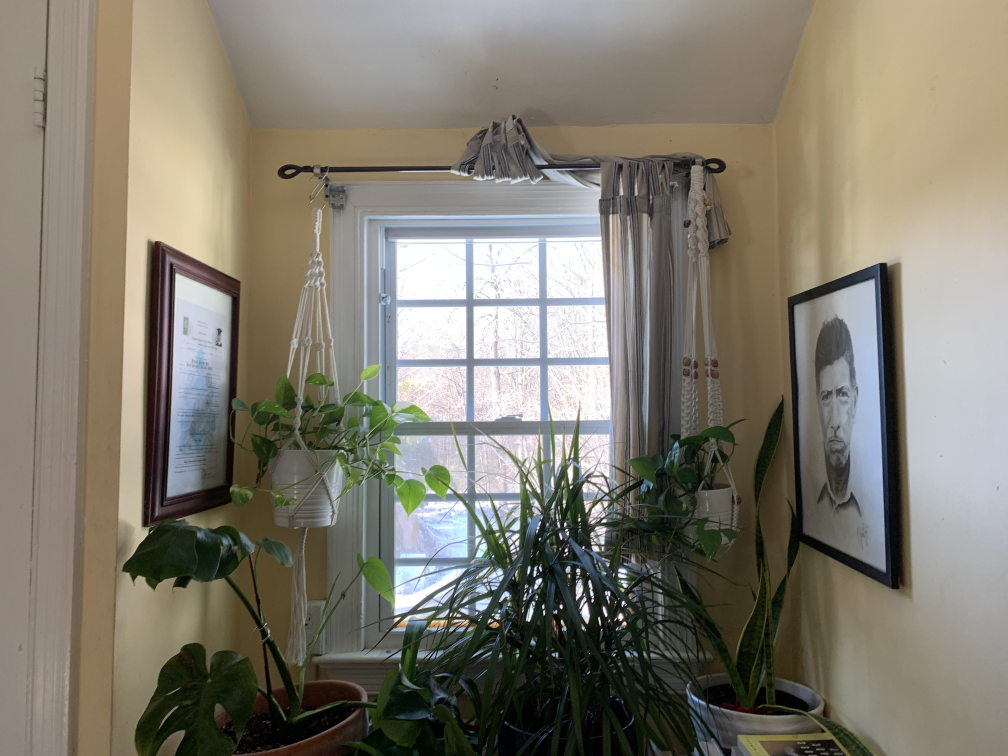
#> input picture dataset/IMG_1.jpg, 4032 x 3024 px (shown at 1/4 size); its folder holds 4 pictures in this run
$ python quick_panorama_stitching.py
#> lines starting #> are read from the running program, lines starting #| are printed output that depends on the picture

import os
#import pandas
import numpy as np

import cv2
import matplotlib.pyplot as plt
from PIL import Image

#variables
pts = []
descs = []
bwimgs = []
imgs = []
matchesAll = []
path = 'dataset/IMG_'
#read in images, scale them and put them in an array
for i in range(1,5):
    img = cv2.imread(path + str(i) + '.jpg')
#> img is the input picture: shape (3024, 4032, 3); mean B, G, R 111.4, 123.6, 128.2
    scale_percent = 60 # percent of original size
    width = int(img.shape[1] * scale_percent / 300)
#> width = 806
    height = int(img.shape[0] * scale_percent / 300)
#> height = 604
    dim = (width, height)
#> dim = (806, 604)
    img = cv2.resize(img, dim, interpolation = cv2.INTER_AREA)
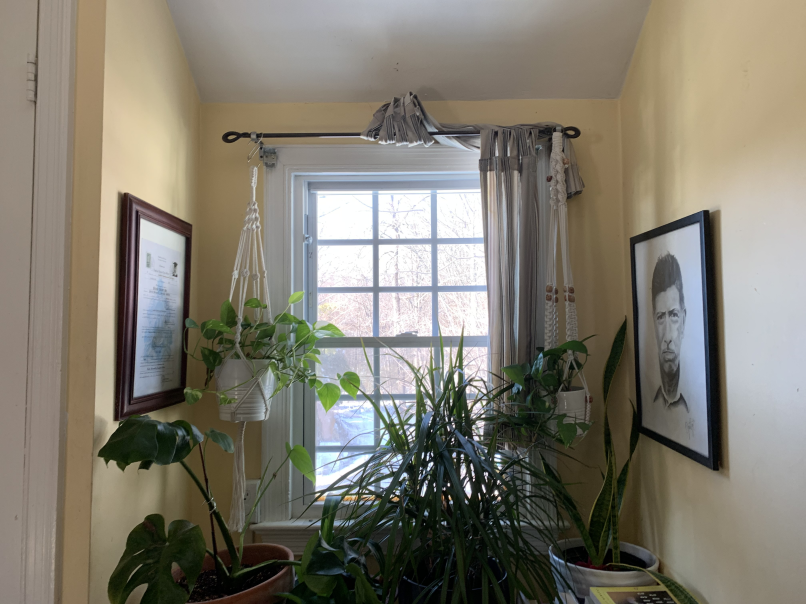
#> img: shape (604, 806, 3); mean B, G, R 111.4, 123.6, 128.2
    gray = cv2.cvtColor(img, cv2.COLOR_BGR2GRAY)
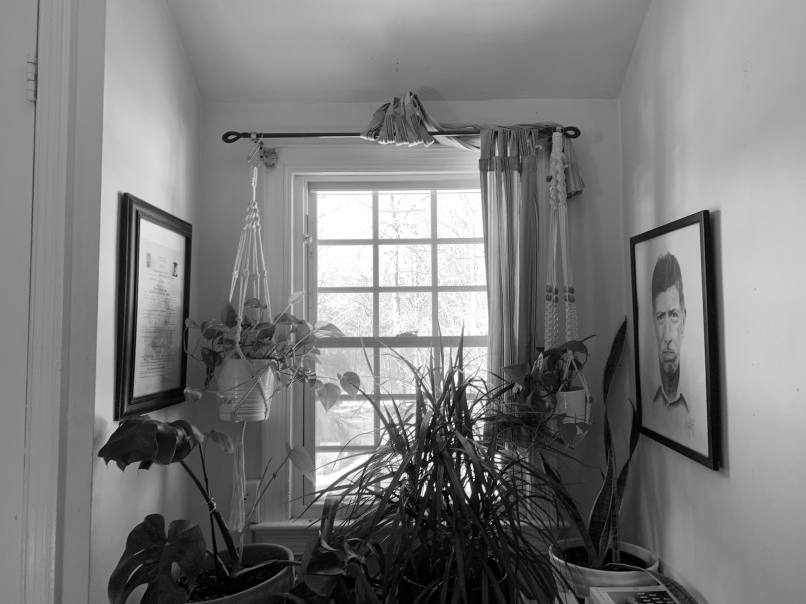
#> gray: shape (604, 806); min 0, max 255, mean 123.6

    #cv2.imshow("img",gray)
    #cv2.waitKey()

    #find features
    #dst = cv2.cornerHarris(gray,2,3,0.04)

    #adding to arrays
    imgs.append(img)
    bwimgs.append(gray)
#> pass 2 of the loop `for i in range(1,5):`:
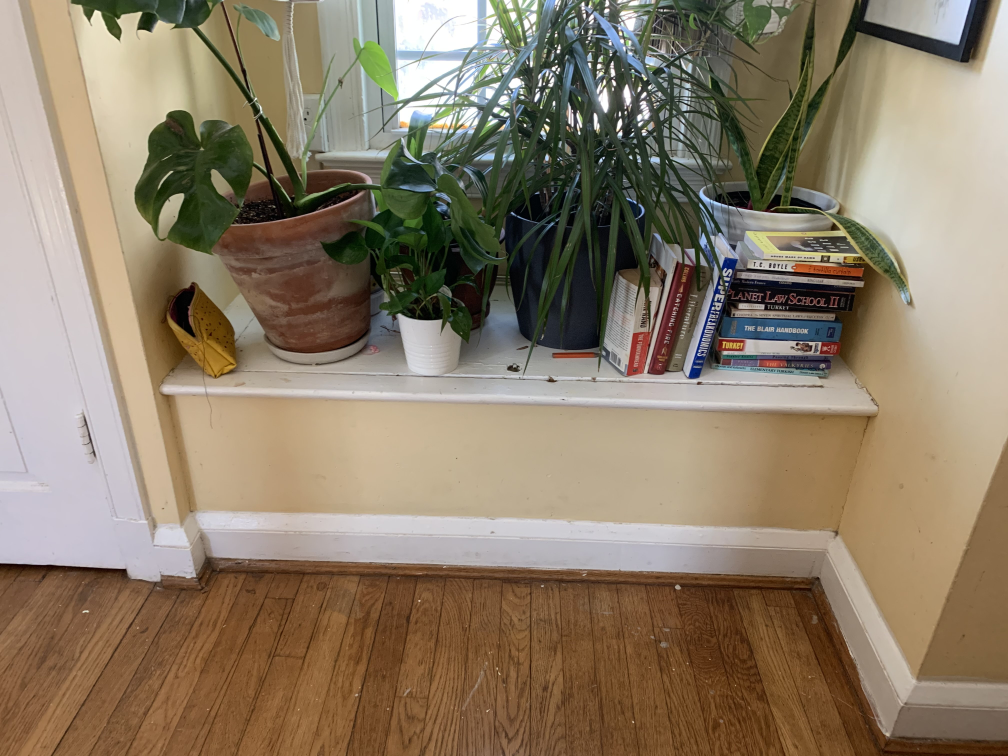
#> input picture dataset/IMG_2.jpg, 4032 x 3024 px (shown at 1/4 size)
#> img is the input picture: shape (3024, 4032, 3); mean B, G, R 104, 124.7, 139.4
#> `img = cv2.resize(img, dim, interpolation = cv2.INTER_AREA)`:
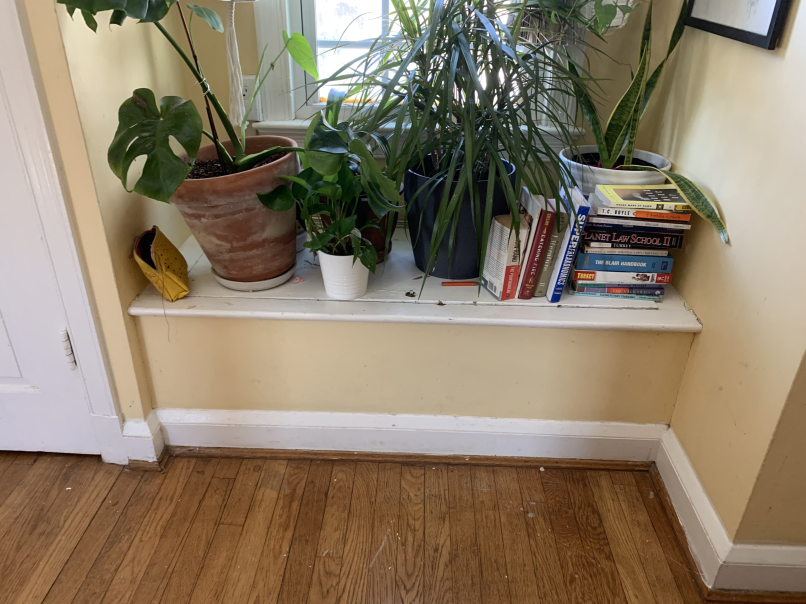
#> img: shape (604, 806, 3); mean B, G, R 104, 124.8, 139.4
#> `gray = cv2.cvtColor(img, cv2.COLOR_BGR2GRAY)`:
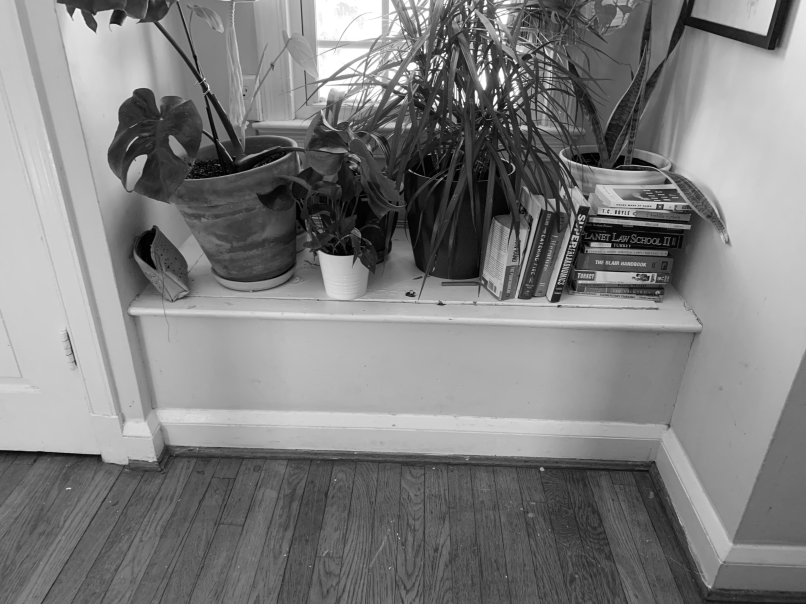
#> gray: shape (604, 806); min 0, max 255, mean 126.8
#> pass 3 of the loop `for i in range(1,5):`:
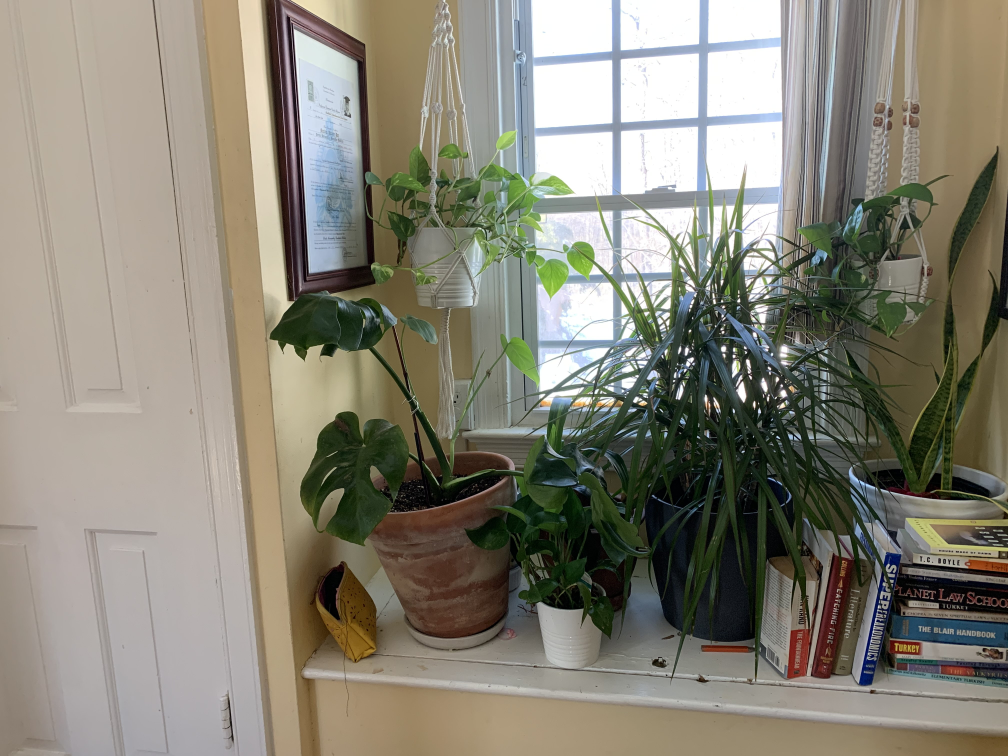
#> input picture dataset/IMG_3.jpg, 4032 x 3024 px (shown at 1/4 size)
#> img is the input picture: shape (3024, 4032, 3); mean B, G, R 118.7, 131.8, 135.4
#> `img = cv2.resize(img, dim, interpolation = cv2.INTER_AREA)`:
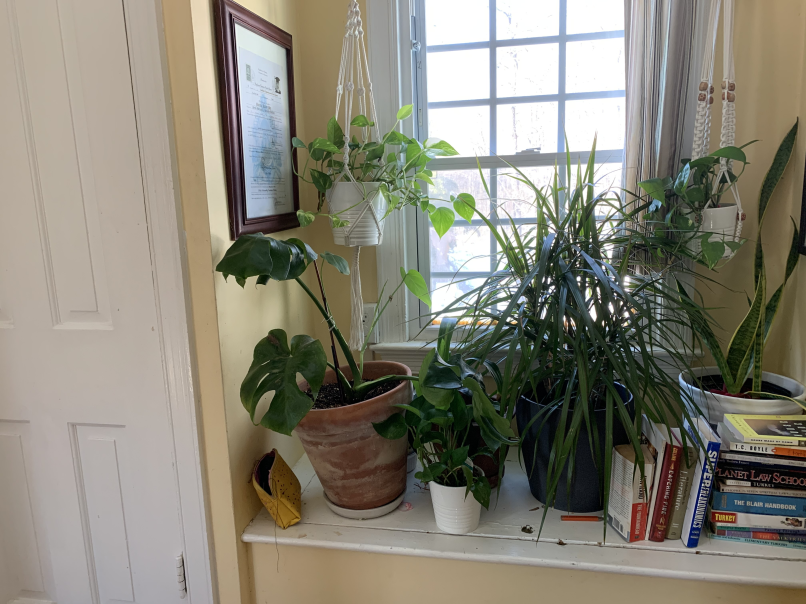
#> img: shape (604, 806, 3); mean B, G, R 118.7, 131.8, 135.4
#> `gray = cv2.cvtColor(img, cv2.COLOR_BGR2GRAY)`:
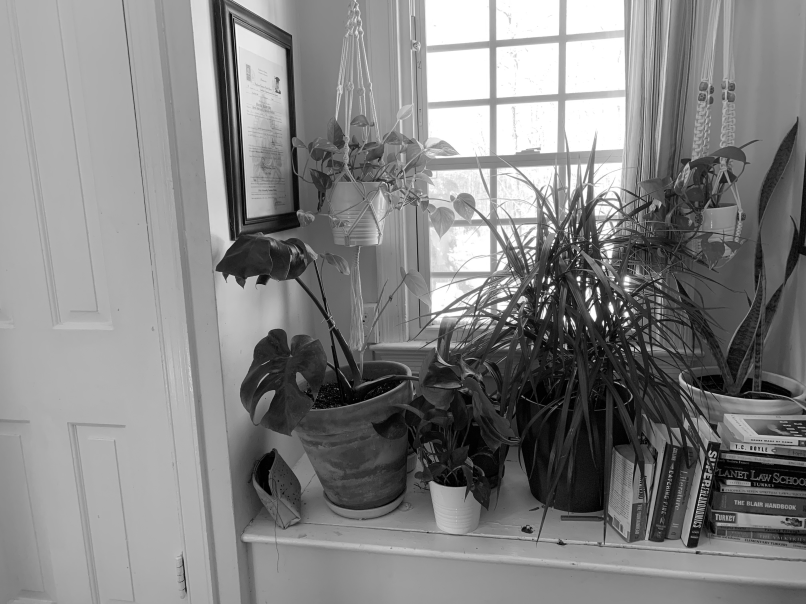
#> gray: shape (604, 806); min 0, max 255, mean 131.4
#> the loop made 4 passes; the first 3 are shown

#now its time to find features and match points in imgs pts1->pts2->pts3->pts4 to create n-1 transformations
#orb = cv2.ORB_create()
sift = cv2.SIFT_create()

for i in range(1,4):
    img1 = imgs[i-1]
    img2 = imgs[i]
#    #feature detection returning the points and feature deescriptors
    kp1, des1 = sift.detectAndCompute(img1,None)
    kp2, des2 = sift.detectAndCompute(img2,None)
    #print(type(des1))
    if(np.size(des1) == 0):
        cvError(0,"MatchFinder","1st descriptor empty",FILE,LINE);
    if(np.size(des2) == 0):
        cvError(0,"MatchFinder","2nd descriptor empty",FILE,LINE);
     #matching
    bf = cv2.BFMatcher()
    matches = bf.knnMatch(des1,des2,k=2)

    good = []
    for m,n in matches:
        if m.distance < 0.75*n.distance:
            good.append([m])
    # cv.drawMatchesKnn expects list of lists as matches.
    matched = cv2.drawMatchesKnn(img1,kp1,img2,kp2,good,None,flags=cv2.DrawMatchesFlags_NOT_DRAW_SINGLE_POINTS)
    plt.imshow(matched),plt.show()
#> this loop made 3 passes
#> pass 1, `matched = cv2.drawMatchesKnn(img1,kp1,img2,kp2,good,None,flags=cv2.Dra..`:
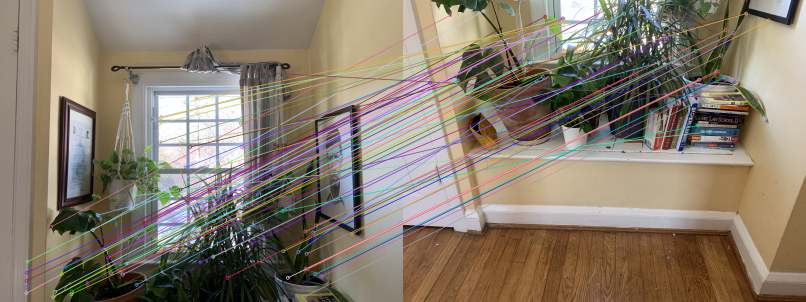
#> matched: shape (604, 1612, 3) (shown at 1/2 size); mean B, G, R 110, 124.6, 135.6
#> pass 2, `matched = cv2.drawMatchesKnn(img1,kp1,img2,kp2,good,None,flags=cv2.Dra..`:
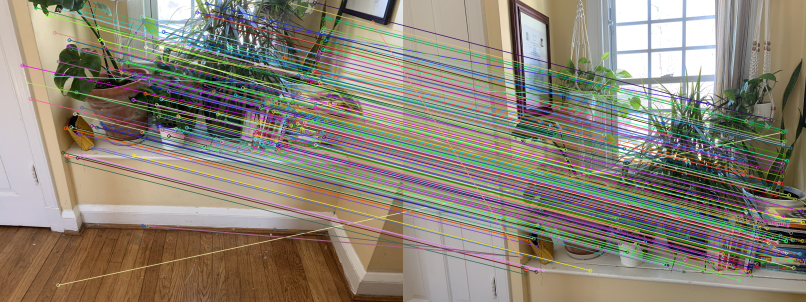
#> matched: shape (604, 1612, 3) (shown at 1/2 size); mean B, G, R 117.3, 131.2, 138.7
#> pass 3, `img2 = imgs[i]`:
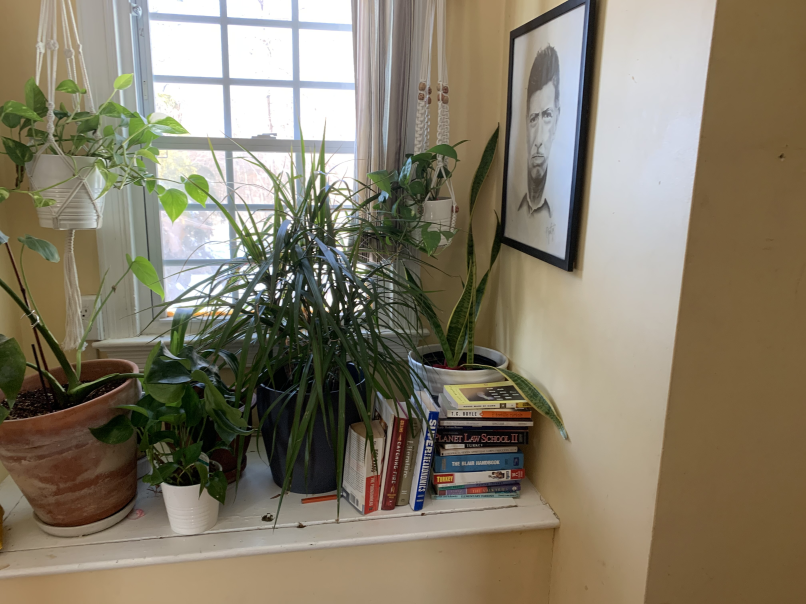
#> img2: shape (604, 806, 3); mean of channels 0, 1, 2 105.6, 124.5, 132.9; drawn as B, G, R
#> pass 3, `matched = cv2.drawMatchesKnn(img1,kp1,img2,kp2,good,None,flags=cv2.Dra..`:
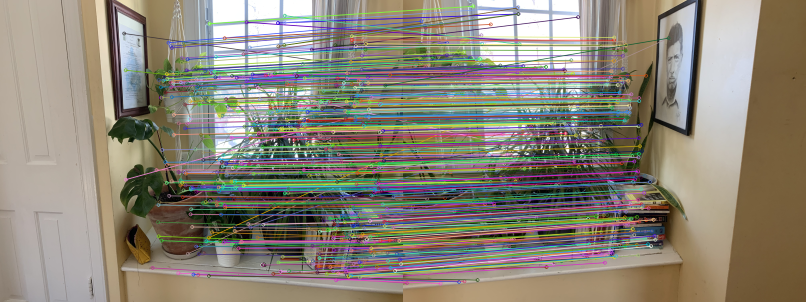
#> matched: shape (604, 1612, 3) (shown at 1/2 size); mean B, G, R 119.9, 132.9, 139.1

    # [10 lines of commented-out code are left out]
